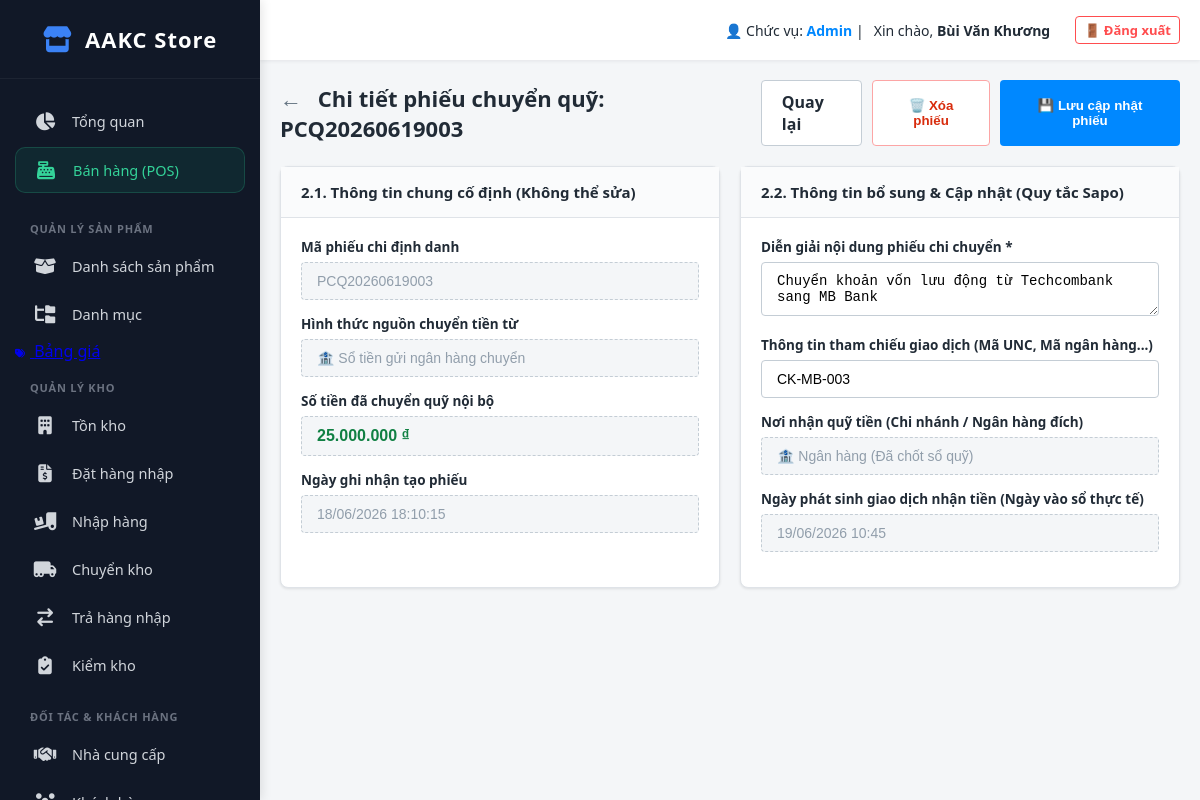
Screenshot of /index.php?action=fund_transfer_detail&id=3 (signed in) with the database file from the repository.
### tables this page shows
CREATE TABLE `fund_transfers` (
  `id` int(11) NOT NULL,
  `transfer_code` varchar(50) DEFAULT NULL,
  `from_type` enum('cash','bank') NOT NULL,
  `from_id` int(11) NOT NULL,
  `to_type` enum('cash','bank') NOT NULL,
  `to_id` int(11) NOT NULL,
  `amount` decimal(15,2) NOT NULL,
  `description` text DEFAULT NULL,
  `transaction_date` datetime NOT NULL,
  `reference_code` varchar(100) DEFAULT NULL,
  `status` enum('completed','cancelled') DEFAULT 'completed',
  `created_at` timestamp NOT NULL DEFAULT current_timestamp()
);

### app/controllers/FundTransferController.php (called while the page is built, shortened)
<?php
require_once __DIR__ . '/../../config/database.php';
class FundTransferController
{
    private $db;
    public function __construct()
    {
        $this->db = (new Database())->getConnection();
    }
    public function detail()
    {
        $id = $_GET['id'] ?? 0;
        $stmt = $this->db->prepare("SELECT * FROM fund_transfers WHERE id = ?");
        $stmt->execute([$id]);
        $transfer = $stmt->fetch(PDO::FETCH_ASSOC);
        require_once __DIR__ . '/../views/fund/transfer_detail.php';
    }
}

### public/index.php (called while the page is built, shortened)
<?php
$app = new App();

### config/database.php (called while the page is built, shortened)
<?php
class Database
{
    private $host = "localhost";
    private $db_name = "quanly_imei";
    private $username = "root";
    private $password = "";
    public function getConnection()
    {
        $this->conn = null;
        try {
            $this->conn = new PDO("mysql:host=" . $this->host . ";dbname=" . $this->db_name, $this->username, $this->password);
            $this->conn->exec("set names utf8");
            $this->conn->setAttribute(PDO::ATTR_ERRMODE, PDO::ERRMODE_EXCEPTION);
        } catch (PDOException $exception) {
            echo "Lỗi kết nối CSDL: " . $exception->getMessage();
        }
        return $this->conn;
    }
}

### app/views/fund/transfer_detail.php (the view, shortened to what this page needs)
<?php
require_once __DIR__ . '/../layout/header.php';
?>
<div class="v3-header">
    <div class="v3-title"><a href="index.php?action=fund_transfers" style="text-decoration:none; color:#637381; margin-right:10px;">←</a> Chi tiết phiếu chuyển quỹ: <?php echo htmlspecialchars($transfer['transfer_code']); ?></div>
    <div style="display: flex; gap: 10px;">
        <a href="index.php?action=fund_transfers" class="btn-outline">Quay lại</a>
        <button type="button" class="btn-outline" style="color: #d82c0d; border-color: #fca5a5;" onclick="processSingleDeleteFundTransfer(<?php echo $transfer['id']; ?>)">🗑️ Xóa phiếu</button>
        <button type="button" class="btn-primary" onclick="document.getElementById('frm_update_fund').submit()">💾 Lưu cập nhật phiếu</button>
    </div>
</div>
<form id="frm_update_fund" action="index.php?action=update_fund_transfer" method="POST">
    <div class="grid-2">
        <div class="v3-card">
            <div class="card-header">2.1. Thông tin chung cố định (Không thể sửa)</div>
            <div class="card-body">
                <div class="form-group">
                    <label>Mã phiếu chi định danh</label>
                    <input type="text" class="form-control" value="<?php echo htmlspecialchars($transfer['transfer_code']); ?>" disabled>
                </div>
                <div class="form-group">
                    <label>Hình thức nguồn chuyển tiền từ</label>
                    <input type="text" class="form-control" value="<?php echo $transfer['from_type'] === 'cash' ? '💵 Tiền mặt chi nhánh nộp' : '🏦 Sổ tiền gửi ngân hàng chuyển'; ?>" disabled>
                </div>
                <div class="form-group">
                    <label>Số tiền đã chuyển quỹ nội bộ</label>
                    <input type="text" class="form-control" style="font-size:16px; font-weight:bold; color:#108043;" value="<?php echo number_format($transfer['amount'], 0, ',', '.'); ?> ₫" disabled>
                </div>
                <div class="form-group">
                    <label>Ngày ghi nhận tạo phiếu</label>
                    <input type="text" class="form-control" value="<?php echo date('d/m/Y H:i:s', strtotime($transfer['created_at'])); ?>" disabled>
                </div>
            </div>
        </div>
        <div class="v3-card">
            <div class="card-header">2.2. Thông tin bổ sung & Cập nhật (Quy tắc Sapo)</div>
            <div class="card-body">
                <div class="form-group">
                    <label>Diễn giải nội dung phiếu chi chuyển <span>*</span></label>
                    <textarea name="description" class="form-control" rows="2" required placeholder="Nhập lý do..."><?php echo htmlspecialchars($transfer['description']); ?></textarea>
                </div>
                <div class="form-group">
                    <label>Thông tin tham chiếu giao dịch (Mã UNC, Mã ngân hàng...)</label>
                    <input type="text" name="reference_code" class="form-control" value="<?php echo htmlspecialchars($transfer['reference_code']); ?>" placeholder="Nhập mã đối soát...">
                </div>
                <div class="form-group">
                    <label>Nơi nhận quỹ tiền (Chi nhánh / Ngân hàng đích)</label>
                    <?php if ($transfer['to_id'] > 0): ?>
                        <input type="text" class="form-control" value="<?php echo $transfer['to_type'] === 'cash' ? '💵 Tiền mặt' : '🏦 Ngân hàng'; ?> (Đã chốt sổ quỹ)" disabled>
                    <?php endif; ?>
                </div>
                <div class="form-group">
                    <label>Ngày phát sinh giao dịch nhận tiền (Ngày vào sổ thực tế)</label>
                    <?php if (!empty($transfer['transaction_date'])): ?>
                        <input type="text" class="form-control" value="<?php echo date('d/m/Y H:i', strtotime($transfer['transaction_date'])); ?>" disabled>
                    <?php else: ?>
                        <input type="datetime-local" name="transaction_date_update" class="form-control" style="border-color: #0088ff; background: #f4f9ff;">
                        <p style="font-size:12px; color:#0088ff; margin-top:4px;">✨ Thao tác: Chọn ngày giờ thực tế tiền tinh tinh vào tài khoản.</p>
                    <?php endif; ?>
                </div>
            </div>
        </div>
    </div>
</form>
<?php require_once __DIR__ . '/../layout/footer.php'; ?>

### app/views/layout/header.php (style rules this page uses)
* { box-sizing: border-box; margin: 0; padding: 0; }
body { font-family: 'Segoe UI', Tahoma, Geneva, Verdana, sans-serif; background-color: #f4f6f8; color: #212b36; display: flex; height: 100vh; overflow: hidden; }

### app/views/fund/transfer_detail.php (style rules this page uses)
.v3-header { display: flex; justify-content: space-between; align-items: center; margin-bottom: 20px; }
.v3-title { font-size: 22px; font-weight: bold; color: #212b36; }
.v3-card { background: #fff; border-radius: 8px; box-shadow: 0 1px 3px rgba(0, 0, 0, 0.1); border: 1px solid #dfe3e8; margin-bottom: 20px; }
.card-header { padding: 15px 20px; border-bottom: 1px solid #dfe3e8; background: #fafbfc; font-weight: 600; color: #212b36; font-size: 15px; }
.card-body { padding: 20px; }
.grid-2 { display: grid; grid-template-columns: 1fr 1fr; gap: 20px; }
.form-group { margin-bottom: 15px; }
.form-group label { display: block; font-weight: 600; font-size: 13.5px; margin-bottom: 6px; color: #212b36; }
.form-control { width: 100%; padding: 10px 15px; border: 1px solid #c4cdd5; border-radius: 4px; outline: none; font-size: 14px; box-sizing: border-box; background: #fff; }
.form-control:disabled { background: #f4f6f8; color: #919eab; cursor: not-allowed; border-style: dashed; }
.btn-outline { background: #fff; color: #212b36; border: 1px solid #c4cdd5; padding: 10px 20px; border-radius: 4px; font-weight: 600; cursor: pointer; text-decoration: none; }
.btn-primary { background: #0088ff; color: #fff; border: none; padding: 10px 25px; border-radius: 4px; font-weight: 600; cursor: pointer; }

### rows the page displays
fund_transfers: transfer_code "PCQ20260619003", from_type "🏦 Sổ tiền gửi ngân hàng chuyển", amount "25.000.000 ₫", created_at "18/06/2026 18:10:15", description "Chuyển khoản vốn lưu động từ Techcombank sang MB Bank", reference_code "CK-MB-003", to_type "🏦 Ngân hàng (Đã chốt sổ quỹ)", transaction_date "19/06/2026 10:45"

### other values shown
$user_session['role'] "Admin"
$user_session['full_name'] "Bùi Văn Khương"
